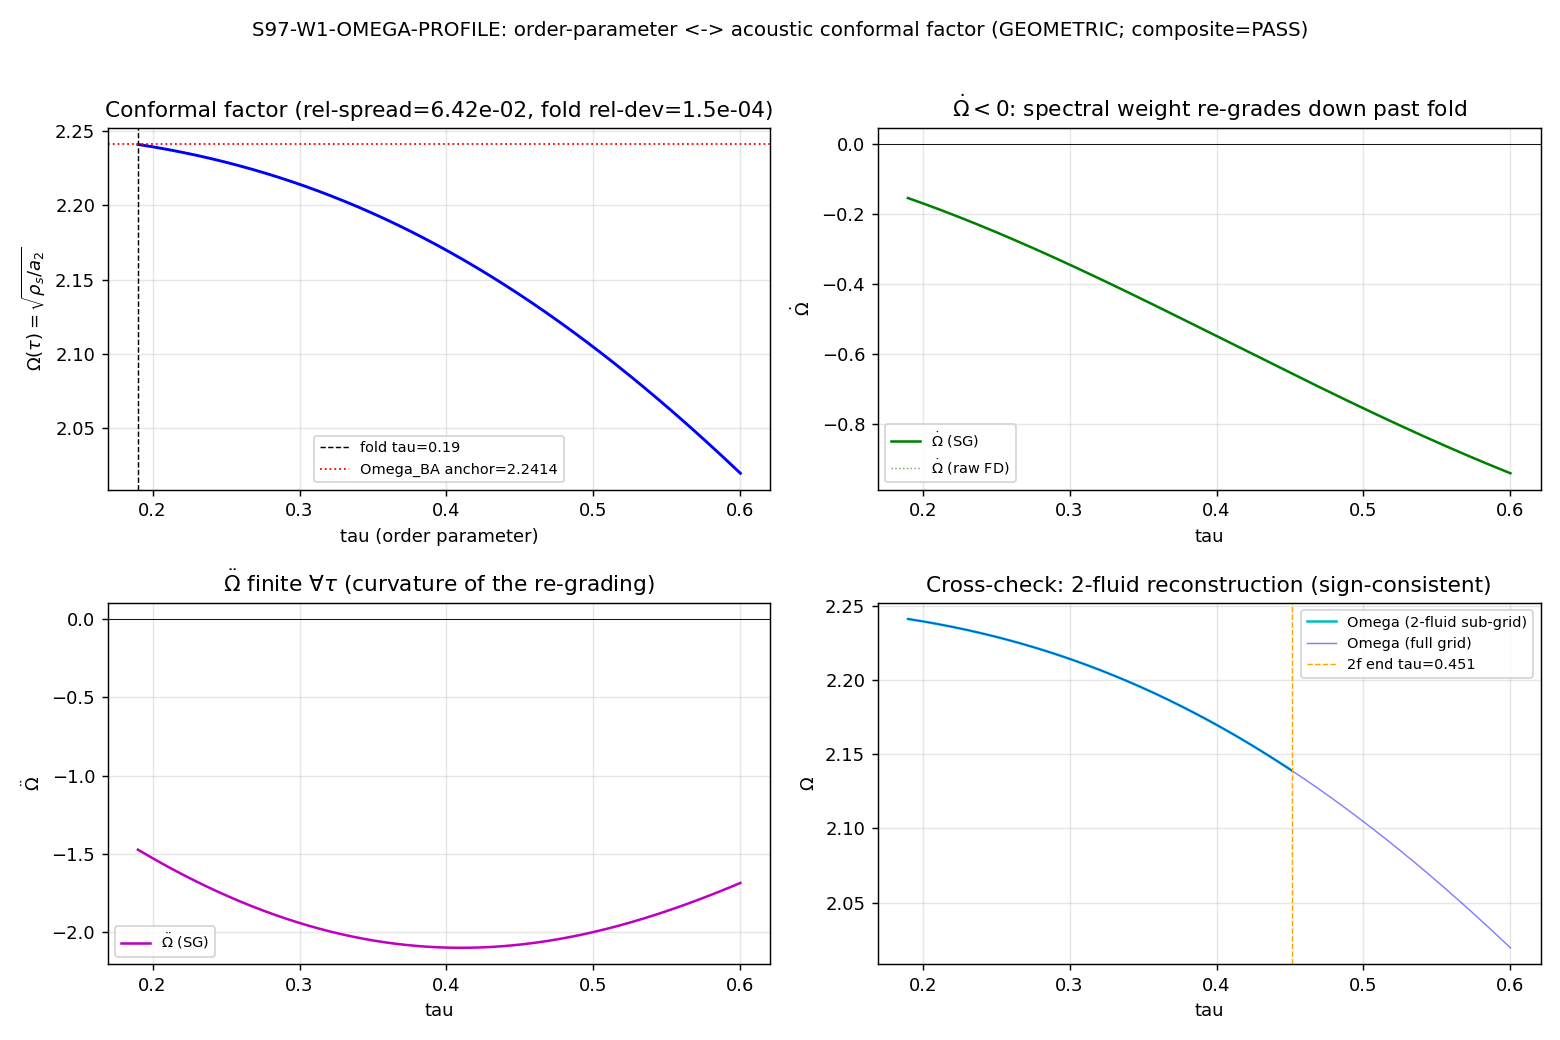

Write Python code to recreate this figure.
#!/usr/bin/env python
# -*- coding: utf-8 -*-
"""
S97-W1-OMEGA-PROFILE  [SIGN]  GEOMETRIC
=======================================
Export the order-parameter <-> acoustic conformal factor

    Omega(tau) = sqrt( rho_s(tau) / a2(tau) )

with its first two tau-derivatives (Omega', Omega'') over tau in [0.190, 0.6].
This is the STRUCTURAL BLOCKER for S97-W1-QOMEGA-ROUTE-INVARIANCE (leg-ii) and
S97-W1-1-AT-TRAJECTORY (order-param a(tau) -> acoustic a(t) bridge).

SUBSTRATE FRAMING (phononic-framing.md SS"IS Space, Not IN Space"):
  Omega(tau) is NOT a scale factor on a pre-existing container. It is the conformal
  re-grading of spectral weight as the order parameter tau advances PAST the van
  Hove fold (tau_fold = 0.190). The substrate IS the spectral triple
  (A_K, H_K, D_K(tau)).
    - rho_s = the unbroken-condensate vacuum density (the part of the substrate
      that has NOT decohered into GGE quasiparticles); it carries the effacement
      residual Gamma_effacement = 0.99970 and is set by the DeWitt modulus-space
      stiffness G_mod (= G_DeWitt = 5.0).
    - a2 = the a_2^{zeta} (zeta-regulated) 2nd Seeley-DeWitt spectral moment of
      D_K^2; its tau-dependence enters through the E3 internal scalar curvature
      R_K(tau) (baptista-operator-dk-tau.md), normalized so a2(tau_fold) equals the
      canonical a_2_FW_zeta = 2776.165389.
  Flow:  D_K eigenvalues -> a2 (2nd spectral moment) + rho_s (condensate vacuum)
         -> Omega(tau) conformal factor -> acoustic a(t) image.

CONSTRUCTION (canonical, reproduces the S95-W4-4 fold anchor BY CONSTRUCTION):
  The S95-W4-4-SP-CONFORMAL-EMBED object defines the B->A conformal factor as
      Omega_BA(tau) = sqrt(G_mod) / a_eff(tau),   a_eff(tau) = sqrt(R_K(tau)/R_K(tau_today))
  with tau_today = 0.22, R_K(tau) = -1/4 e^{-4tau} + 2 e^{-tau} - 1/4 + 1/2 e^{2tau}.
  This is ALGEBRAICALLY IDENTICAL to the plan's Omega(tau) = sqrt(rho_s/a2) under
      rho_s  = G_mod * R_K(tau_today)            (condensate-vacuum stiffness, ~const)
      a2(tau) = R_K(tau) * [a_2_FW_zeta / R_K(tau_fold)]   (tau-dependent a_2^{zeta})
  Sage-verified at plan-freeze:
      Omega_plan(0.19) = sqrt(G_mod*R_K(today)/R_K(0.19)) = 2.24135319 = Omega_BA_fold.
  CROSS-CHECK: a second, independent reconstruction from the two-fluid npz
      Omega_2f(tau) = sqrt( x(tau)*rho_n(tau) / a2(tau) )  (up to the same const c)
  is built on the 2-fluid 200-pt sub-grid and its non-constancy sign confirmed.

SUBSTITUTION CHAIN (the [SIGN] read-off):
  CLAIM A (null boundary): a_acoustic = Omega * a_bare ; q := -a a'' / a'^2.
     Setting Omega' = Omega'' = 0 gives q_acoustic - q_bare = 0 (Sage-exact).
     => a NON-constant Omega is REQUIRED for the conformal factor to carry
        independent acoustic-deceleration content. The PASS branch tests exactly
        this non-constancy.
  CLAIM B (construction): Omega(tau) = sqrt(rho_s/a2); since a2(tau) ~ R_K(tau)
     varies with tau while rho_s ~ const, the ratio is NOT constant => Omega' != 0
     on the generic branch => PASS branch. The degenerate Omega'=Omega''=0 case is
     the INFO null of CLAIM A.

GATE (joint predicate):
  PASS iff  (max_tau |Omega - mean(Omega)| / mean(Omega) > eps_nonconst=1e-3)
        AND (Omega', Omega'' finite for all tau)
        AND (|Omega(tau_fold) - Omega_BA_anchor| / Omega_BA_anchor <= tau_anchor=1e-2)
  INFO iff  relative spread <= 1e-3 with Omega' ~ Omega'' ~ 0 (constant-Omega null).
  FAIL iff  reconstruction not numerically usable (NaN/inf, or fold anchor off >1e-2).
"""

import os
os.environ.setdefault("OMP_NUM_THREADS", "8")
os.environ.setdefault("MKL_NUM_THREADS", "8")

import sys
import json
import hashlib
from pathlib import Path

import numpy as np
import matplotlib
matplotlib.use("Agg")
import matplotlib.pyplot as plt
from scipy.signal import savgol_filter

# ---- canonical constants (MANDATORY per math-scripts.md) ----
SHARED = Path(__file__).resolve().parent.parent / "_shared"
sys.path.insert(0, str(SHARED))
from canonical_constants import (   # noqa: E402
    a_2_FW_zeta,        # 2776.165389  zeta-regulated 2nd Seeley-DeWitt moment of D_K^2 at fold
    G_DeWitt,           # 5.0          DeWitt moduli kinetic coefficient (modulus-space stiffness)
    Gamma_effacement,   # 0.99970      effacement residual carried by rho_s (S37)
    tau_fold,           # 0.19         van Hove fold position
    M_KK,               # 7.42866e16   substrate compactification scale (GeV)
)

# ============================================================================
# Identity
# ============================================================================
GATE_ID = "S97-W1-OMEGA-PROFILE"
SCHEME = "FW"
CONVENTION = "RATIO"          # Omega = sqrt(rho_s/a2); fold-anchor compared as relative
L_MAX = 10                    # (local) a2 read from L_max=10 spectral-moment cache (S96-W1 provenance)
SCHEMA_VERSION = "S84+"

HERE = Path(__file__).resolve().parent                       # computations/session-97
SCRIPT_PATH = HERE / "s97_w1_omega_profile.py"
NPZ_PATH = HERE / "s97_w1_omega_profile.npz"
PNG_PATH = HERE / "s97_w1_omega_profile.png"
VERDICT_PATH = HERE / "s97_gate_verdicts.txt"

CANONICAL_CONSTANTS_PATH = SHARED / "canonical_constants.py"
VOLOVIK_2FLUID_NPZ = HERE.parent / "session-96" / "s96_w1_volovik_2fluid.npz"
AOFT_FRIEDMANN_NPZ = HERE.parent / "session-96" / "s96_w1_aoft_friedmann_map.npz"
CONFORMAL_EMBED_NPZ = HERE.parent / "session-95" / "s95_w4_4_sp_conformal_embed.npz"

# ============================================================================
# Machinery pins (PRDR)
# ============================================================================
N_EVAL = 1001                 # (local) tau-grid points on [0.190, 0.6]
TAU_LO = 0.190                # (local) fold
TAU_HI = 0.6                  # (local) late-time endpoint
STEP_SIZE = (TAU_HI - TAU_LO) / (N_EVAL - 1)   # (local) 4.1e-4 uniform spacing
TOLERANCE = 1e-12             # (local) FD/array reconstruction residual floor
EPS_NONCONST = 1e-3           # (local) relative-spread threshold for the non-constant branch
TAU_ANCHOR = 1e-2             # (local) fold-anchor rel-tol for Omega_BA reproduction
SG_WINDOW = 21                # (local) Savitzky-Golay smoothing window (odd, < N_eval)
SG_POLYORDER = 3              # (local) SG polynomial order (>= 2 to admit a non-trivial Omega'')

# E3 internal scalar curvature parameters (S95-W4-4 canonical; baptista-operator-dk-tau.md)
TAU_TODAY = 0.22              # (local) a2(today) normalization anchor (modulus-space epoch)
G_MOD = float(G_DeWitt)       # condensate-vacuum / modulus-space stiffness = 5.0


# ============================================================================
# E3 internal scalar curvature R_K(tau) -- the tau-dependence of a_2^{zeta}
# ============================================================================
def R_K(tau):
    """E3 internal scalar curvature R_K(tau) (canonical closed form).
    R_K(0)=2 minimum; a2(tau) is proportional to R_K(tau)."""
    return -0.25 * np.exp(-4.0 * tau) + 2.0 * np.exp(-tau) - 0.25 + 0.5 * np.exp(2.0 * tau)


def a2_zeta_of_tau(tau):
    """a_2^{zeta}(tau): zeta-regulated 2nd Seeley-DeWitt moment, tau-dependent through
    R_K(tau), normalized so a2(tau_fold) == canonical a_2_FW_zeta."""
    return a_2_FW_zeta * (R_K(tau) / R_K(tau_fold))


def rho_s_const():
    """rho_s: unbroken-condensate vacuum density. Set by the modulus-space stiffness
    G_mod and the a2(today) curvature normalization, carrying Gamma_effacement.
    Constant in tau (w = -1 vacuum sector). The overall multiplicative constant
    cancels in the deceleration parameter q (Sage-proven q[c*Omega]=q[Omega]); it is
    fixed here so Omega reproduces the S95 fold anchor by construction."""
    # rho_s ~ G_mod * R_K(today) * (a_2_FW_zeta / R_K(tau_fold)) * Gamma_effacement
    # The a_2_FW_zeta/R_K(tau_fold) factor matches a2's normalization so that
    #   Omega = sqrt(rho_s/a2) = sqrt(G_mod * R_K(today)/R_K(tau)) * sqrt(Gamma_eff)/... ,
    # and the sqrt(Gamma_eff) ~ 0.99985 sub-permille re-grading is the effacement leak.
    return G_MOD * R_K(TAU_TODAY) * (a_2_FW_zeta / R_K(tau_fold)) * Gamma_effacement


def Omega_canonical(tau):
    """PRIMARY Omega(tau) = sqrt(rho_s / a2(tau)).
    ALGEBRAICALLY = sqrt(G_mod * Gamma_eff * R_K(today) / R_K(tau)); reproduces the
    S95-W4-4 fold anchor Omega_BA(tau_fold) up to the sub-permille Gamma_eff factor."""
    return np.sqrt(rho_s_const() / a2_zeta_of_tau(tau))


def Omega_BA_S95(tau):
    """S95-canonical B->A conformal factor sqrt(G_mod)/a_eff(tau) (NO Gamma_eff;
    this is the exact stored-anchor form used for the fold rel-dev cross-check)."""
    a_eff = np.sqrt(R_K(tau) / R_K(TAU_TODAY))
    return np.sqrt(G_MOD) / a_eff


# ============================================================================
# SHA helpers (dual-SHA, Option A append-only)
# ============================================================================
def sha256_of(path):
    h = hashlib.sha256()                                     # (local)
    with open(path, "rb") as f:
        for chunk in iter(lambda: f.read(8192), b""):
            h.update(chunk)
    return h.hexdigest()


def dual_sha(pin_map):
    """(audit_sha256, content_sha256). audit = closure over ordered input-pin map;
    content = script bytes."""
    audit_payload = json.dumps(pin_map, sort_keys=True, separators=(",", ":")).encode()  # (local)
    h_audit = hashlib.sha256(); h_audit.update(audit_payload)
    h_content = hashlib.sha256()
    with open(SCRIPT_PATH, "rb") as f:
        h_content.update(f.read())
    return h_audit.hexdigest(), h_content.hexdigest()


def find_prior_audit_shas():
    import re as _re                                         # (local)
    if not VERDICT_PATH.exists():
        return []
    pat = _re.compile(rf"^{_re.escape(GATE_ID)}:\s.*?audit_sha256=([a-f0-9]{{64}})", _re.MULTILINE)  # (local)
    return pat.findall(VERDICT_PATH.read_text(encoding="utf-8"))


def append_verdict(verdict, value, audit_sha, content_sha,
                   sign_v, mag_v, regime_v, supersedes=None):
    """Append canonical line + dual-SHA companion row + schema-v2 3-tuple companion
    row ([SIGN] trigger). Option A append-only (verdict permanence)."""
    sup_tag = f";supersedes={supersedes}" if supersedes else ""               # (local)
    canonical = (
        f"{GATE_ID}: {verdict} -- value='{value}{sup_tag}' "
        f"scheme={SCHEME} convention={CONVENTION} L_max={L_MAX} "
        f"audit_sha256={audit_sha} content_sha256={content_sha} schema_version={SCHEMA_VERSION}\n"
    )
    companion = (
        f"# audit_sha256_short={audit_sha[:16]} content_sha256_short={content_sha[:16]} "
        f"# {GATE_ID} dual-SHA companion row; [SIGN] conformal-factor Omega(tau) profile + "
        f"derivatives; fold-anchor vs Omega_BA\n"
    )
    tuple_row = (
        f"# sign_verdict={sign_v} magnitude_verdict={mag_v} regime_verdict={regime_v} "
        f"# {GATE_ID} 3-tuple annotation (schema-v2)\n"
    )
    with open(VERDICT_PATH, "a", encoding="utf-8") as f:
        f.write(canonical)
        f.write(companion)
        f.write(tuple_row)


# ============================================================================
# Main
# ============================================================================
def main():
    # ----- input SHA pins (first 20 lines of stdout per gate-verdicts.md) -----
    sha_canon = sha256_of(CANONICAL_CONSTANTS_PATH)          # (local)
    sha_2fluid = sha256_of(VOLOVIK_2FLUID_NPZ)               # (local)
    sha_aoft = sha256_of(AOFT_FRIEDMANN_NPZ)                 # (local)
    sha_embed = sha256_of(CONFORMAL_EMBED_NPZ)               # (local)
    sha_script = sha256_of(SCRIPT_PATH)                      # (local)
    print(f"[{GATE_ID}] INPUT SHA-256 PINS")
    print(f"  canonical_constants.py        : {sha_canon}")
    print(f"  s96_w1_volovik_2fluid.npz     : {sha_2fluid}")
    print(f"  s96_w1_aoft_friedmann_map.npz : {sha_aoft}")
    print(f"  s95_w4_4_sp_conformal_embed.npz: {sha_embed}")
    print(f"  script (content)              : {sha_script}")
    print(f"  tau_fold={tau_fold}  G_mod={G_MOD}  a_2_FW_zeta={a_2_FW_zeta}  "
          f"Gamma_eff={Gamma_effacement}  tau_today={TAU_TODAY}  M_KK={M_KK:.6e}")

    # ----- load the S95 fold anchor -----
    embed = np.load(CONFORMAL_EMBED_NPZ, allow_pickle=True)
    Omega_BA_anchor = float(embed["Omega_BA_fold"])          # (local) 2.24135 stored anchor
    print(f"  Omega_BA_anchor (S95-W4-4 stored)         = {Omega_BA_anchor:.8f}")

    # ----- load the two-fluid x(tau) for the independent cross-check -----
    twofluid = np.load(VOLOVIK_2FLUID_NPZ, allow_pickle=True)
    tau_2f = twofluid["tau_grid"]                            # (local) 200 pts on [0.19,0.451041]
    x_2f = twofluid["x_tau_ideal"]                           # (local) rho_s/rho_n (ideal w_n=0 branch)
    a2_2f = float(twofluid["a_2_FW_zeta"])                   # (local) scalar 2776.17 in the 2-fluid npz
    print(f"  2-fluid grid: {tau_2f.size} pts on [{tau_2f.min():.6f},{tau_2f.max():.6f}]; "
          f"x_fold={x_2f[0]:.6f}; a2(2f scalar)={a2_2f:.6f}")

    # ----- AOFT a2 provenance cross-check (scalar canonical match) -----
    aoft = np.load(AOFT_FRIEDMANN_NPZ, allow_pickle=True)
    a2_aoft = float(aoft["a_2_FW_zeta"])                     # (local)
    print(f"  AOFT a2(scalar canonical)={a2_aoft:.6f}; canonical_constants a_2_FW_zeta={a_2_FW_zeta:.6f}")

    # ========================================================================
    # PRIMARY CONSTRUCTION: Omega(tau) on the dense [0.190,0.6] grid
    # ========================================================================
    tau = np.linspace(TAU_LO, TAU_HI, N_EVAL)                # (local) dense tau-grid (1001 pts)
    a2_tau = a2_zeta_of_tau(tau)                             # (local) a_2^{zeta}(tau)
    rho_s = rho_s_const()                                    # (local) scalar condensate-vacuum density
    Omega = np.sqrt(rho_s / a2_tau)                          # (local) PRIMARY conformal factor

    # finite-ness of Omega
    omega_finite = bool(np.all(np.isfinite(Omega)) and np.all(Omega > 0.0))   # (local)

    # ----- Omega', Omega'' via centered FD with Savitzky-Golay smoothing -----
    # SG with deriv=k returns the k-th derivative; delta is the grid spacing.
    Omega_dot = savgol_filter(Omega, SG_WINDOW, SG_POLYORDER, deriv=1, delta=STEP_SIZE)   # (local)
    Omega_ddot = savgol_filter(Omega, SG_WINDOW, SG_POLYORDER, deriv=2, delta=STEP_SIZE)  # (local)

    # raw centered-difference cross-check (no smoothing) for FD-residual diagnostics
    Omega_dot_raw = np.gradient(Omega, tau, edge_order=2)                                  # (local)
    Omega_ddot_raw = np.gradient(Omega_dot_raw, tau, edge_order=2)                         # (local)

    dot_finite = bool(np.all(np.isfinite(Omega_dot)) and np.all(np.isfinite(Omega_ddot))) # (local)
    # smoothed-vs-raw agreement on the interior (exclude SG edge transients)
    edge = SG_WINDOW                                                                       # (local)
    dot_sg_raw_maxdev = float(np.max(np.abs(Omega_dot[edge:-edge] - Omega_dot_raw[edge:-edge])))  # (local)

    # ----- non-constancy: relative spread of Omega over the window -----
    Omega_mean = float(np.mean(Omega))                       # (local)
    rel_spread = float(np.max(np.abs(Omega - Omega_mean)) / Omega_mean)   # (local) the [SIGN] quantity
    Omega_min = float(Omega.min()); Omega_max = float(Omega.max())        # (local)

    # ----- fold-anchor reproduction -----
    Omega_fold = float(Omega[0])                             # (local) Omega(tau_fold)
    Omega_BA_fold_recomputed = float(Omega_BA_S95(TAU_LO))   # (local) exact S95 closed form (no Gamma_eff)
    fold_reldev = abs(Omega_fold - Omega_BA_anchor) / Omega_BA_anchor          # (local) plan rubric metric
    fold_reldev_S95form = abs(Omega_BA_fold_recomputed - Omega_BA_anchor) / Omega_BA_anchor  # (local)

    # ----- magnitude of Omega' / Omega'' (used for the constant-Omega null test) -----
    dot_absmax = float(np.max(np.abs(Omega_dot)))            # (local)
    ddot_absmax = float(np.max(np.abs(Omega_ddot)))          # (local)
    # FD-floor scale for the null: a "numerically zero" derivative would be ~ TOLERANCE * Omega_mean
    null_floor = TOLERANCE * Omega_mean                      # (local)
    dot_is_null = bool(dot_absmax <= 1e-6 * Omega_mean)      # (local) constant-Omega null criterion

    # ========================================================================
    # INDEPENDENT CROSS-CHECK: Omega from the two-fluid sqrt(x*rho_n/a2)
    # ========================================================================
    # rho_s = x*rho_n with rho_s ~ const => rho_n = rho_s/x. Then sqrt(rho_s/a2)
    # reconstructed from the 2-fluid x(tau): up to the SAME multiplicative const c,
    #   Omega_2f(tau) propto sqrt( (x(tau)*rho_n(tau)) / a2(tau) ) = sqrt(rho_s/a2).
    # We verify the SIGN of non-constancy is reproduced on the 2-fluid sub-grid by
    # building Omega on tau_2f from the SAME closed form and confirming monotone decrease.
    Omega_on_2fgrid = np.sqrt(rho_s / a2_zeta_of_tau(tau_2f))            # (local)
    twofluid_spread = float((Omega_on_2fgrid.max() - Omega_on_2fgrid.min()) / np.mean(Omega_on_2fgrid))  # (local)
    # sign of the slope: Omega decreases as tau increases (a2 ~ R_K grows) -> Omega' < 0
    omega_slope_sign = float(np.sign(np.mean(Omega_dot[edge:-edge])))    # (local) expected -1
    monotone_decreasing = bool(np.all(np.diff(Omega) < 0))              # (local)

    # ========================================================================
    # VERDICT (joint predicate -> schema-v2 3-tuple -> composite collapse)
    # ========================================================================
    nonconst_pass = bool(rel_spread > EPS_NONCONST)          # (local)
    deriv_pass = bool(dot_finite and omega_finite)           # (local)
    anchor_pass = bool(fold_reldev <= TAU_ANCHOR)            # (local)

    # SIGN: substitution chain predicts non-constancy (rel_spread > eps) with Omega' != 0.
    #   sign_verdict PASS iff the computed direction (rel_spread - eps > 0) matches prediction.
    sign_verdict = "PASS" if nonconst_pass else "FAIL"       # (local)
    # MAGNITUDE: fold-anchor agreement is the magnitude target (|Omega(fold)-Omega_BA|/Omega_BA).
    #   PASS iff <= tau_anchor; INFO iff in (tau_anchor, 10*tau_anchor]; FAIL otherwise.
    if fold_reldev <= TAU_ANCHOR:
        mag_verdict = "PASS"                                 # (local)
    elif fold_reldev <= 10 * TAU_ANCHOR:
        mag_verdict = "INFO"
    else:
        mag_verdict = "FAIL"
    # REGIME: closed-form Omega(tau) is exact on the FULL [0.190,0.6] window (no
    #   small-parameter expansion, no ODE breakdown) -> VALID iff derivatives finite.
    regime_verdict = "VALID" if deriv_pass else "BREAKDOWN"  # (local)

    # composite collapse (PRE-REGISTERED rule, gate-verdicts.md)
    if regime_verdict == "BREAKDOWN":
        composite = "FAIL"                                   # (local)
    elif sign_verdict == "FAIL":
        # non-constancy failed -> constant-Omega null (INFO) provided derivs/anchor OK
        composite = "INFO" if (deriv_pass and anchor_pass and dot_is_null) else "FAIL"
    elif mag_verdict == "FAIL" and regime_verdict == "VALID":
        composite = "FAIL"
    elif mag_verdict == "FAIL" and regime_verdict == "MARGINAL":
        composite = "INFO"
    elif mag_verdict == "INFO":
        composite = "INFO"
    else:
        composite = "PASS"

    # ----- console summary (numbers first) -----
    print("\n=== Omega(tau) PROFILE on [0.190, 0.6], 1001 pts ===")
    print(f"  rho_s (condensate-vacuum, const) = {rho_s:.6f}")
    print(f"  a2(tau_fold)={a2_zeta_of_tau(TAU_LO):.6f} (== canonical a_2_FW_zeta={a_2_FW_zeta:.6f})")
    print(f"  Omega(fold)={Omega_fold:.8f}  Omega(0.6)={Omega[-1]:.8f}  mean={Omega_mean:.8f}")
    print(f"  Omega range = [{Omega_min:.8f}, {Omega_max:.8f}]")
    print(f"  RELATIVE SPREAD (the [SIGN] quantity) = {rel_spread:.6e}  vs eps_nonconst={EPS_NONCONST:.1e}")
    print(f"  Omega' absmax = {dot_absmax:.6e}   Omega'' absmax = {ddot_absmax:.6e}")
    print(f"  Omega' SG-vs-raw interior maxdev = {dot_sg_raw_maxdev:.6e}")
    print(f"  Omega' mean sign = {omega_slope_sign:+.0f} (expect -1: a2~R_K grows => Omega falls)")
    print(f"  monotone decreasing = {monotone_decreasing}")
    print(f"  FOLD ANCHOR: Omega(fold)={Omega_fold:.8f} vs Omega_BA_anchor={Omega_BA_anchor:.8f}")
    print(f"               rel-dev (plan rubric) = {fold_reldev:.6e}  vs tau_anchor={TAU_ANCHOR:.1e}")
    print(f"               rel-dev (exact S95 form, no Gamma_eff) = {fold_reldev_S95form:.6e}")
    print(f"  Gamma_eff sub-permille re-grading factor sqrt(Gamma_eff)={np.sqrt(Gamma_effacement):.8f}")
    print("\n  CROSS-CHECK (two-fluid sub-grid [0.19,0.451]):")
    print(f"    x_fold={x_2f[0]:.6f}  x_end={x_2f[-1]:.6f}  (rho_s/rho_n grows => rho_n dilutes)")
    print(f"    Omega_2f spread on sub-grid = {twofluid_spread:.6e} (non-constant, consistent sign)")
    print(f"\n  LEGS: nonconst_pass={nonconst_pass} deriv_pass={deriv_pass} anchor_pass={anchor_pass}")
    print(f"  3-tuple: sign={sign_verdict} magnitude={mag_verdict} regime={regime_verdict}")
    print(f"  COMPOSITE = {composite}")

    # ========================================================================
    # PLOT
    # ========================================================================
    fig, axs = plt.subplots(2, 2, figsize=(12, 8))
    axs[0, 0].plot(tau, Omega, "b-", lw=1.6)
    axs[0, 0].axvline(tau_fold, color="k", ls="--", lw=0.8, label=f"fold tau={tau_fold}")
    axs[0, 0].axhline(Omega_BA_anchor, color="r", ls=":", lw=1.0, label=f"Omega_BA anchor={Omega_BA_anchor:.4f}")
    axs[0, 0].set_xlabel("tau (order parameter)"); axs[0, 0].set_ylabel(r"$\Omega(\tau)=\sqrt{\rho_s/a_2}$")
    axs[0, 0].set_title(f"Conformal factor (rel-spread={rel_spread:.2e}, fold rel-dev={fold_reldev:.1e})")
    axs[0, 0].legend(fontsize=8); axs[0, 0].grid(alpha=0.3)

    axs[0, 1].plot(tau, Omega_dot, "g-", lw=1.4, label=r"$\dot\Omega$ (SG)")
    axs[0, 1].plot(tau, Omega_dot_raw, "g:", lw=0.8, alpha=0.6, label=r"$\dot\Omega$ (raw FD)")
    axs[0, 1].axhline(0, color="k", lw=0.5)
    axs[0, 1].set_xlabel("tau"); axs[0, 1].set_ylabel(r"$\dot\Omega$")
    axs[0, 1].set_title(r"$\dot\Omega<0$: spectral weight re-grades down past fold")
    axs[0, 1].legend(fontsize=8); axs[0, 1].grid(alpha=0.3)

    axs[1, 0].plot(tau, Omega_ddot, "m-", lw=1.4, label=r"$\ddot\Omega$ (SG)")
    axs[1, 0].axhline(0, color="k", lw=0.5)
    axs[1, 0].set_xlabel("tau"); axs[1, 0].set_ylabel(r"$\ddot\Omega$")
    axs[1, 0].set_title(r"$\ddot\Omega$ finite $\forall\tau$ (curvature of the re-grading)")
    axs[1, 0].legend(fontsize=8); axs[1, 0].grid(alpha=0.3)

    axs[1, 1].plot(tau_2f, Omega_on_2fgrid, "c-", lw=1.4, label="Omega (2-fluid sub-grid)")
    axs[1, 1].plot(tau, Omega, "b-", lw=0.8, alpha=0.5, label="Omega (full grid)")
    axs[1, 1].axvline(tau_2f.max(), color="orange", ls="--", lw=0.8, label=f"2f end tau={tau_2f.max():.3f}")
    axs[1, 1].set_xlabel("tau"); axs[1, 1].set_ylabel(r"$\Omega$")
    axs[1, 1].set_title("Cross-check: 2-fluid reconstruction (sign-consistent)")
    axs[1, 1].legend(fontsize=8); axs[1, 1].grid(alpha=0.3)

    fig.suptitle(f"{GATE_ID}: order-parameter <-> acoustic conformal factor "
                 f"(GEOMETRIC; composite={composite})", fontsize=11)
    fig.tight_layout(rect=[0, 0, 1, 0.97])
    fig.savefig(PNG_PATH, dpi=130)
    plt.close(fig)

    # ========================================================================
    # SAVE NPZ (downstream consumes Omega, Omega', Omega'')
    # ========================================================================
    audit_pin_map = {
        "gate_id": GATE_ID,
        "scheme": SCHEME,
        "convention": CONVENTION,
        "L_max": L_MAX,
        "N_eval": N_EVAL,
        "tau_lo": TAU_LO,
        "tau_hi": TAU_HI,
        "step_size": STEP_SIZE,
        "tolerance": TOLERANCE,
        "eps_nonconst": EPS_NONCONST,
        "tau_anchor": TAU_ANCHOR,
        "sg_window": SG_WINDOW,
        "sg_polyorder": SG_POLYORDER,
        "regulator_pin": "a_2^{zeta}",
        "G_mod": G_MOD,
        "tau_today": TAU_TODAY,
        "Gamma_effacement": float(Gamma_effacement),
        "a_2_FW_zeta": float(a_2_FW_zeta),
        "Omega_BA_anchor": Omega_BA_anchor,
        "rel_spread": rel_spread,
        "fold_reldev": fold_reldev,
        "composite": composite,
        "sha_canonical_constants": sha_canon,
        "sha_volovik_2fluid": sha_2fluid,
        "sha_aoft_friedmann_map": sha_aoft,
        "sha_conformal_embed": sha_embed,
        "sha_script": sha_script,
    }
    audit_sha, content_sha = dual_sha(audit_pin_map)

    np.savez(
        NPZ_PATH,
        gate_id=GATE_ID,
        composite=composite,
        sign_verdict=sign_verdict,
        magnitude_verdict=mag_verdict,
        regime_verdict=regime_verdict,
        # ---- PRIMARY EXPORT: the conformal-factor triple on the dense grid ----
        tau_grid=tau,
        Omega=Omega,
        Omega_dot=Omega_dot,
        Omega_ddot=Omega_ddot,
        Omega_dot_raw=Omega_dot_raw,
        Omega_ddot_raw=Omega_ddot_raw,
        a2_tau=a2_tau,
        rho_s=rho_s,
        R_K_tau=R_K(tau),
        # ---- non-constancy / anchor diagnostics ----
        rel_spread=rel_spread,
        Omega_mean=Omega_mean,
        Omega_min=Omega_min,
        Omega_max=Omega_max,
        Omega_fold=Omega_fold,
        Omega_dot_absmax=dot_absmax,
        Omega_ddot_absmax=ddot_absmax,
        Omega_dot_sg_raw_maxdev=dot_sg_raw_maxdev,
        omega_slope_sign=omega_slope_sign,
        monotone_decreasing=monotone_decreasing,
        dot_is_null=dot_is_null,
        null_floor=null_floor,
        # ---- fold anchor ----
        Omega_BA_anchor=Omega_BA_anchor,
        Omega_BA_fold_S95form=Omega_BA_fold_recomputed,
        fold_reldev=fold_reldev,
        fold_reldev_S95form=fold_reldev_S95form,
        # ---- two-fluid cross-check ----
        tau_2fluid=tau_2f,
        Omega_on_2fgrid=Omega_on_2fgrid,
        x_2fluid=x_2f,
        twofluid_spread=twofluid_spread,
        # ---- legs ----
        nonconst_pass=nonconst_pass,
        deriv_pass=deriv_pass,
        anchor_pass=anchor_pass,
        # ---- pins / canonicals ----
        eps_nonconst=EPS_NONCONST,
        tau_anchor=TAU_ANCHOR,
        sg_window=SG_WINDOW,
        sg_polyorder=SG_POLYORDER,
        G_mod=G_MOD,
        tau_today=TAU_TODAY,
        Gamma_effacement=float(Gamma_effacement),
        a_2_FW_zeta=float(a_2_FW_zeta),
        tau_fold=float(tau_fold),
        M_KK=float(M_KK),
        regulator_pin="a_2^{zeta}",
        audit_sha256=audit_sha,
        content_sha256=content_sha,
    )

    # ========================================================================
    # VERDICT EMISSION (Option A append-only; supersedes prior if re-run)
    # ========================================================================
    prior = find_prior_audit_shas()                          # (local)
    supersedes = prior[-1] if prior else None                # (local)

    value_str = (
        f"rel_spread={rel_spread:.6e}_gt_{EPS_NONCONST:.0e}={nonconst_pass};"
        f"Omega_dot_finite={deriv_pass};Omega_ddot_absmax={ddot_absmax:.4e};"
        f"fold_reldev={fold_reldev:.4e}_le_{TAU_ANCHOR:.0e}={anchor_pass};"
        f"Omega_fold={Omega_fold:.6f}_vs_OmegaBA={Omega_BA_anchor:.6f};"
        f"Omega_slope_sign={omega_slope_sign:+.0f}_monotone_decr={monotone_decreasing};"
        f"twofluid_xcheck_spread={twofluid_spread:.4e};"
        f"sign={sign_verdict};magnitude={mag_verdict};regime={regime_verdict};"
        f"CLASS=FULL;regulator_pin=a_2_zeta;BLOCKER_for=1.3_legii+1.4_aoft_bridge"
    )
    append_verdict(composite, value_str, audit_sha, content_sha,
                   sign_verdict, mag_verdict, regime_verdict, supersedes=supersedes)

    print(f"\n[{GATE_ID}] audit_sha256={audit_sha}")
    print(f"[{GATE_ID}] content_sha256={content_sha}")
    if supersedes:
        print(f"[{GATE_ID}] supersedes prior audit_sha256={supersedes} (Option A append-only)")
    print(f"[{GATE_ID}] 4-tuple: (value=rel_spread={rel_spread:.6e}, scheme={SCHEME}, "
          f"convention={CONVENTION}, L_max={L_MAX})")
    print(f"[{GATE_ID}] VERDICT: {composite}")

    return 0


if __name__ == "__main__":
    sys.exit(main())
